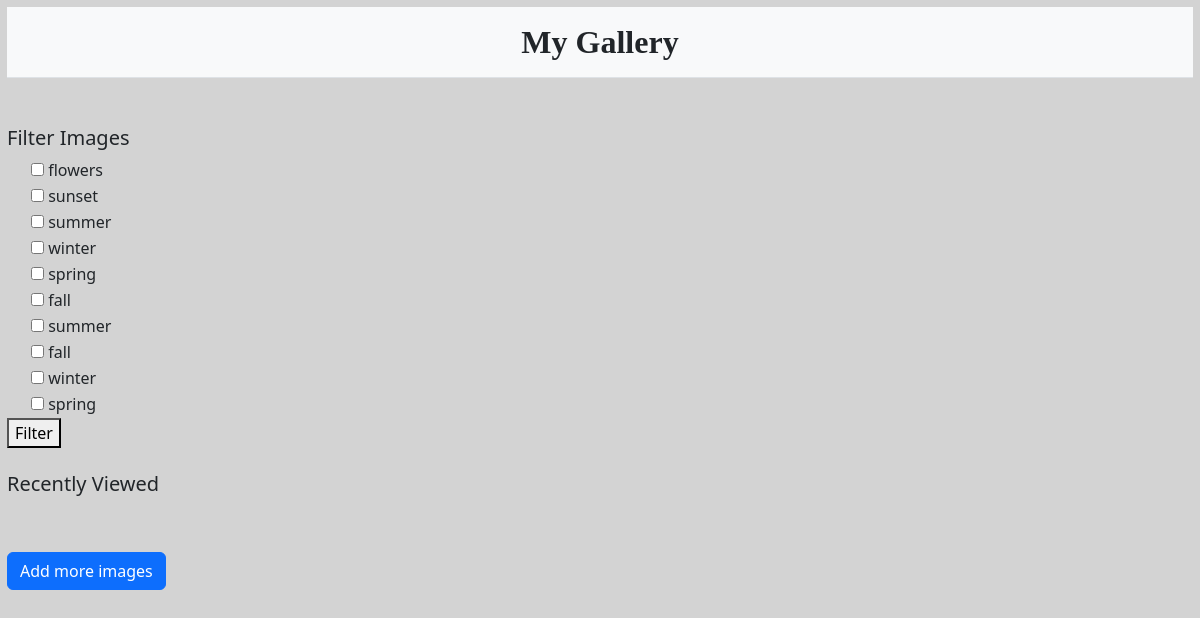
The page / on the database its author committed.
### gallery/models.py (models this page shows, shortened)
class Tag(models.Model):
    tag = models.CharField(max_length=100, name = "tag")

### gallery/views.py (the view)
# urls.py: path("", HomeView.as_view(), name = "home"),
class HomeView(ListView):
    model = Image
    template_name = "gallery/home.html"
    context_object_name = "images"
    def get_queryset(self):
        if not self.request.session.session_key:
            self.request.session.create()
        query_set = super().get_queryset()
        query_set = query_set.filter(session = self.request.session.session_key)
        selected_tags = self.request.GET.getlist("tags")
        if selected_tags:
            query_set = query_set.filter(tags__id__in=selected_tags).distinct()
        return query_set
    def get_context_data(self, **kwargs):
        recent_ids = self.request.session.get("recent_images", [])
        recent_images = Image.objects.filter(id__in = recent_ids)
        recent_images = sorted(recent_images, key=lambda x: recent_ids.index(x.id))
        context= super().get_context_data(**kwargs)
        context["tags"] = Tag.objects.all()
        context["recents"] = recent_images
        return context

### gallery/templates/gallery/home.html (shortened to what this page needs)
{% load static %}
<!DOCTYPE html>
<html lang="en">
<head>
    <link href="https://cdn.jsdelivr.net/npm/bootstrap@5.3.8/dist/css/bootstrap.min.css" rel="stylesheet">
    <link href = "{% static 'gallery/style.css' %}" rel = "stylesheet">
</head>
<body>
    <div class="bg-light py-3 mb-4 border-bottom">
    <div class="container d-flex justify-content-center align-items-center">
        <h2 class="fw-bold mb-0">My Gallery</h2>
        </div>
        </div>
<br>
<h5>Filter Images</h5>
<form>
    {% for tag in tags %}
   <label>
    <div class = "form-check">
    <input type = "checkbox" name = "tags" value = "{{tag.id}}">
    {{tag.tag}}
    </label>
    {% endfor %}
    <button type = "submit">Filter</button>
    </form>
    <br>
    <br>
    <h5>Recently Viewed</h5>
  <br><br>
<a href = "{% url 'upload' %}" class = "btn btn-primary">Add more images</a>
</body>
</html>

### gallery/static/gallery/style.css (style rules this page uses)
body { padding: 7px; background-color: lightgray; }
h2, h3 { vertical-align: center; font-family: 'Fantasty'; }

### rows shown on the page
Tag: tag "flowers"
Tag: tag "sunset"
Tag: tag "summer"
Tag: tag "winter"
Tag: tag "spring"
Tag: tag "fall"
Tag: tag "summer"
Tag: tag "fall"
Tag: tag "winter"
Tag: tag "spring"
